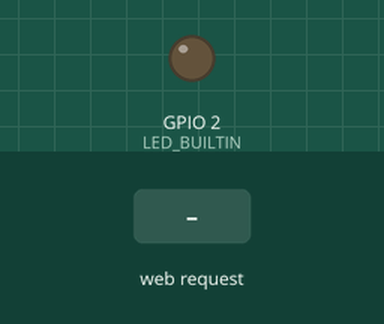
Bench run of a sketch on a simulated ESP8266 (NodeMCU). Parts: output pins drawn as LEDs (lit = HIGH, except the on-board LED, lit = LOW). The test bench sets the inputs (shaded band). WiFi joins after 1.5 s; servers stay silent unless stated; not simulated (calls return 0 or success): WifiConnect.h; what the sketch prints to the serial monitor is not drawn.

Above: at 4.7 s.
4.8 s: HTTP request GET /LEDOn received
At 5.4 s:
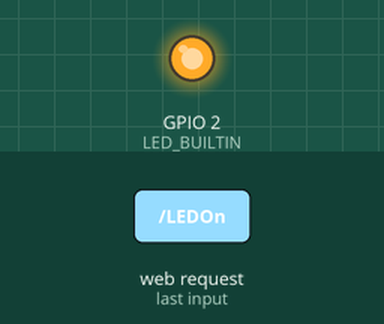
6.3 s: HTTP request GET /LEDOff received
At 7.7 s:
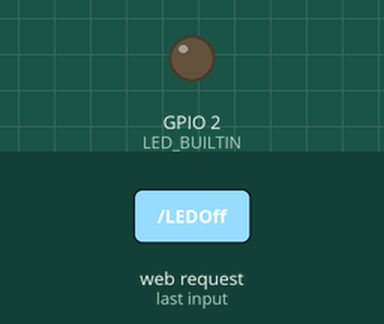
Timing chart, 0 to 9.3 s (numbered marks = the images above; inputs shaded):
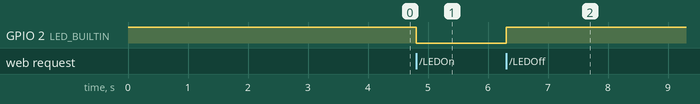

Measured:
- after the input at 4.8 s, GPIO 2 (LED_BUILTIN): HIGH → LOW at once
- after the input at 6.3 s, GPIO 2 (LED_BUILTIN): LOW → HIGH at once

The sketch:

wifi_web_server.ino
```cpp
// -----------------------------------------------------------------------------
// ---------------------------------------------------< wifi_web_server.ino >---
// -----------------------------------------------------------------------------
//
// PURPOSE: Experiment with establishing a wifi connection and web server.
//
// MACHINE: ESP8266
//
// NOTES:   -  Connects to the wifi network specified at the beginning of the
//             'setup' function.  If unable to connect to that network, the wifi
//             is started in access-point mode with a hard coded SSID and a hard
//             coded IP address.
//
//          -  If the wifi is started in AP mode, a wifi device like a cell
//             phone can connect using the SSID defined in the AP section of the
//             code (something like ESP###### where the numbers are the chip ID
//             of the ESP8266 device.
//
//          -  Once the wifi is up (in either station mode or AP mode), a web
//             page is surfaced at the IP address assigned to the ESP8266.
//
//          -  Staring in AP mode can be forced by using the invalid network
//             credentials below.  Use the proper ones to connect normally.
//
// HISTORY:
// --------- --- - -------------------------------------------------------------
// 24Aug2018 DSV - Initial development.
// 28Nov2018 DSV - Added starting in AP mode if initial connection fails.
//
// -----------------------------------------------------------------------------


#include <ESP8266WiFi.h>
#include <WiFiClient.h>
#include <ESP8266WebServer.h>
#include <WifiConnect.h>


String   page      = "";
bool     WiFiConnected = false;
bool     WiFiAPMode = false;


//Instantiate a web server on port 80.
ESP8266WebServer WebServer( 80 );


void setup()
{
#if 0
  const char* ssid      = GetWifiSSID();
  const char* password  = GetWifiPW();
#endif

  const char* ssid      = "OurHouse24xxx";
  const char* password  = "BadFood";

   uint16_t    Tries;


   // Configure the onboard LED pin for output.
   pinMode ( LED_BUILTIN, OUTPUT );
   // Turn the LED off.
   digitalWrite ( LED_BUILTIN, HIGH );

   Serial.begin ( 115200 );

   Tries = 0;
   while ( !Serial && Tries < 25 )
   {
      Tries++;
      delay ( 100 );
   }

   // Connect to the WiFi network
   Serial.println();
   Serial.print ( "Connecting to " );
   Serial.println ( ssid );


   WiFi.mode ( WIFI_STA );
   WiFi.begin ( ssid, password );

   WiFiConnected = ( WiFi.status() == WL_CONNECTED ) ? true : false;
   for ( Tries = 0; Tries < 25 && WiFiConnected != true; Tries++ )
   {
      delay ( 500 );
      WiFiConnected = ( WiFi.status() == WL_CONNECTED ) ? true : false;
   }

   if ( WiFiConnected == true )
   {
      Serial.print   ( "WiFi connected to: " );
      Serial.println ( WiFi.localIP() );
      Serial.print   ( "Netmask: " );
      Serial.println ( WiFi.subnetMask() );
      Serial.print   ( "Gateway: " );
      Serial.println ( WiFi.gatewayIP() );
      Serial.println ();

      delay ( 2000 );
   }

   else
   {
      IPAddress   LocalIP ( 192, 168, 9, 11 );
      IPAddress   Gateway ( 192, 168, 0, 62 );
      IPAddress   Subnet ( 255, 255, 255, 0 );
      String      APName = "ESP" + String ( ESP.getChipId() );

      Serial.println ( "ERROR: Wifi failed to start" );
      Serial.println ( "Starting wifi soft access point \"" + APName + "\"" );

      WiFi.softAPConfig ( LocalIP, Gateway, Subnet );

      WiFiAPMode = WiFi.softAP ( APName.c_str() );
      if ( WiFiAPMode == true )
      {
         Serial.print   ( "Access point IP address: ");
         Serial.println ( WiFi.softAPIP() );
         Serial.println ( "Wifi AP mode ready for connections" );
      }

      else
      {
         Serial.println ( "Wifi AP mode failed to start!" );
      }
   }


   //The HTML of the web page.
   page = "<html> \n"  \
          "<head><meta name=\"viewport\" content=\"width=device-width, initial-scale=1.0\" /></head> \n" \
          "<h1>ESP8266 Home</h1> \n" \
          "<p> \n" \
          "<a href=\"LEDOn\"><button>ON</button></a>&nbsp; \n" \
          "<a href=\"LEDOff\"><button>OFF</button></a> \n" \
          "</p> \n" \
          "</html> \n"
          ;

   WebServer.on ( "/", []()
   {
      WebServer.send ( 200, "text/html", page );
   });

   WebServer.on ( "/LEDOn", []()
   {
      WebServer.send ( 200, "text/html", page );
      digitalWrite ( LED_BUILTIN, LOW );
   });

   WebServer.on ( "/LEDOff", []()
   {
      WebServer.send ( 200, "text/html", page );
      digitalWrite ( LED_BUILTIN, HIGH );
   });

   WebServer.begin();
   Serial.println ( "Web server started!" );
}


void loop()
{
   static boolean ErrorShown = false;
   static int8_t  LastConnectionCount = -1;


   if ( WiFiConnected == true || WiFiAPMode == true )
   {
      int8_t CurrentConnectionCount = WiFi.softAPgetStationNum();

      if ( LastConnectionCount != CurrentConnectionCount )
      {
         LastConnectionCount = CurrentConnectionCount;
         Serial.printf ( "Stations connected = %d \n", CurrentConnectionCount );
      }
      WebServer.handleClient();
   }

   else if ( ErrorShown == false )
   {
      Serial.println ( "No wifi available for connections" );
      ErrorShown = true;
   }
}
```
